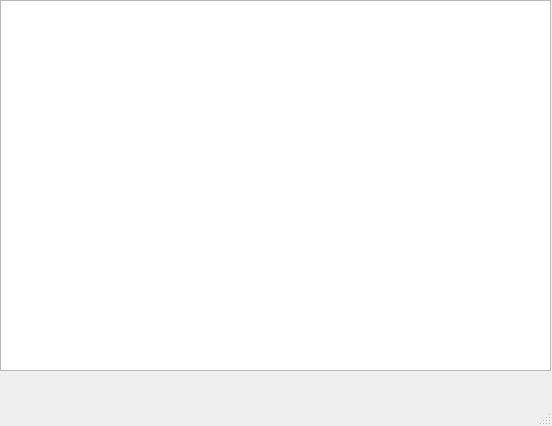
<?xml version="1.0" encoding="UTF-8"?>
<ui version="4.0">
 <class>MainWindow</class>
 <widget class="QMainWindow" name="MainWindow">
  <property name="geometry">
   <rect>
    <x>0</x>
    <y>0</y>
    <width>552</width>
    <height>426</height>
   </rect>
  </property>
  <property name="windowTitle">
   <string>MainWindow</string>
  </property>
  <widget class="QWidget" name="centralwidget">
   <widget class="QTableWidget" name="tableWidget">
    <property name="geometry">
     <rect>
      <x>0</x>
      <y>0</y>
      <width>551</width>
      <height>371</height>
     </rect>
    </property>
   </widget>
  </widget>
  <widget class="QMenuBar" name="menubar">
   <property name="geometry">
    <rect>
     <x>0</x>
     <y>0</y>
     <width>552</width>
     <height>33</height>
    </rect>
   </property>
  </widget>
  <widget class="QStatusBar" name="statusbar"/>
 </widget>
 <resources/>
 <connections/>
</ui>
